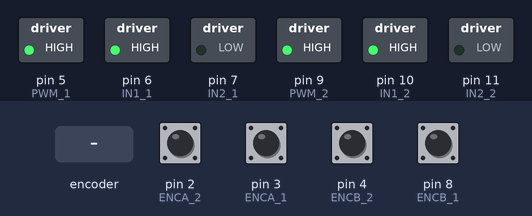
Bench run of a sketch on a simulated Arduino Uno, built with avr-gcc and run on an emulated ATmega328P. On the bench: switched loads named in the sketch (green lamp = pin HIGH). The test bench sets the inputs (shaded band); at power-on: pin 2 (ENCA_2), pin 3 (ENCA_1), pin 4 (ENCB_2), pin 8 (ENCB_1) HIGH. What the sketch prints to the serial monitor is not drawn.

Above: at 1.2 s.
1.3 s: rotary encoder on pin 2 (ENCA_2) / pin 8 (ENCB_1) turned 1 step (first pin leading)
4.5 s: pin 3 (ENCA_1) pulled LOW for 0.15 s
Timing chart, 0 to 7.5 s (numbered marks = the images above; inputs shaded):
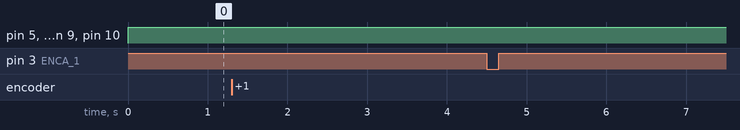

The sketch:

PID_Main.ino
```cpp
#include "PID.h"
#include "Read_Encoder.h"
#include "Set_Motor.h"
#include "Sensor.h"
#include "Calib_Line_Sensor.h"

void setup() {
  Serial.begin(115200);
//-------------------------------------------------

  pinMode(sensorPin1,INPUT_PULLUP);
  pinMode(sensorPin2,INPUT_PULLUP);
  pinMode(sensorPin3,INPUT_PULLUP);
  pinMode(sensorPin4,INPUT_PULLUP);
  pinMode(sensorPin5,INPUT_PULLUP);

  // calibrate during the first five seconds
//  while (millis() < 3000)
//    {
//    a=analogRead(A0);
//    b=analogRead(A2);
//    c=analogRead(A3);
//    d=analogRead(A4);
//    e=analogRead(A5);
//
//    // record the maximum sensor value
//    if (a > sensorMax) {
//      sensorMax = a;
//    }
//    if (b > sensorMax) {
//      sensorMax = b;
//    }
//    if (c > sensorMax) {
//      sensorMax = c;
//    }
//    if (d > sensorMax) {
//      sensorMax = d;
//    }
//    if (e > sensorMax) {
//      sensorMax = e;
//    }
//
//    // record the minimum sensor value
//      if (a < sensorMin) {
//      sensorMin = a;
//      }
//      if (b < sensorMin) {
//      sensorMin = b;
//      }
//      if (c < sensorMin) {
//      sensorMin = c;
//      }
//      if (d < sensorMin) {
//      sensorMin = d;
//      }
//      if (e < sensorMin) {
//      sensorMin = e;
//      }
//    }

//-------------------------------------------------
  pinMode(ENCA_1,INPUT_PULLUP);
  pinMode(ENCB_1,INPUT_PULLUP);
  pinMode(PWM_1,OUTPUT);
  pinMode(IN1_1,OUTPUT);
  pinMode(IN2_1,OUTPUT);
  pinMode(ENCA_2,INPUT_PULLUP);
  pinMode(ENCB_2,INPUT_PULLUP);
  pinMode(PWM_2,OUTPUT);
  pinMode(IN1_2,OUTPUT);
  pinMode(IN2_2,OUTPUT);
  attachInterrupt(digitalPinToInterrupt(ENCA_1),
                  readEncodertrai,FALLING);
  attachInterrupt(digitalPinToInterrupt(ENCA_2),
                  readEncoderphai,FALLING);
}

void loop() {
  //mapsensor();
  //caliblinesensor();

//------------------------------------------------------
  vtt = 100;
  vtp = 100;
  PIDt(vtt);
  PIDp(vtp);

  setMotorA(dirt,pwrt,PWM_1,IN1_1,IN2_1);
  setMotorB(dirp,pwrp,PWM_2,IN1_2,IN2_2);

//------------------------------------------------------


  Serial.print(vtt);
  Serial.print(" - ");
  Serial.print(v1Filt);
  Serial.print(" || ");
  Serial.print(vtp);
  Serial.print(" - ");
  Serial.print(v2Filt);
  Serial.println();
//  Serial.print(a);
//  Serial.print(" || ");
//  Serial.print(b);
//  Serial.print(" || ");
//  Serial.print(c);
//  Serial.print(" || ");
//  Serial.print(e);
//  Serial.print(" || ");
//  Serial.print(d);
//  Serial.println( );

  delay(1);
}
```

Calib_Line_Sensor.h
```cpp
void queophainhe()
{
    vtt = 80;
    vtp = 100;
}

void queotrainhe()
{
    vtt = 100;
    vtp = 80;
}

void chaythangbasespeed()//bam line
{
    vtt = 100;
    vtp = 100;
}

void caliblinesensor(){
  if (c == 1){
    chaythangbasespeed();
  }

  if (b == 1) {
    queophainhe();
  }

  if (d==1){
    queotrainhe();
  }
}

void chaythangfullspeed(){

}
```

PID.h
```cpp
//use in set motor
int dirt,pwrt,dirp,pwrp;

// globals
long prevT = 0;
int posPrev = 0;

long prevP = 0;
int posPrevP = 0;

// Use the "volatile" directive for variables
// used in an interrupt
volatile int pos_i = 0;
volatile float velocity_i = 0;
volatile long prevT_i = 0;

volatile int pos_ip = 0;
volatile float velocity_ip = 0;
volatile long prevT_ip = 0;

float v1Filt = 0;
float v1Prev = 0;
float v2Filt = 0;
float v2Prev = 0;

float eintegral1 = 0,eintegral2 = 0;
float ederivative1 = 0,ederivative2 = 0;
float vtp = 0 ,vtt = 0;
//PID
void PIDt( float vtt)
{
// Compute the control signal u
int pos = 0;

  noInterrupts(); // disable interrupts temporarily while reading
  pos = pos_i;
  interrupts(); // turn interrupts back on
  long currT = micros();
  float deltaT = ((float) (currT-prevT))/1.0e6;
  float velocity1 = (pos - posPrev)/deltaT;
  posPrev = pos;
  prevT = currT;

  // Convert count/s to RPM
  float v1 = velocity1/330.0*60.0;


  // Low-pass filter (25 Hz cutoff)
  //v1Filt = 0.969*v1Filt + 0.0155*v1 + 0.0155*v1Prev;
  v1Filt = 0.854*v1Filt + 0.0728*v1 + 0.0728*v1Prev;

  v1Prev = v1;

  float kp = 8;
  float ki = 40;
  float kd = 0;
  float e1 = vtt-v1Filt;

//  float e = vt-v2;
//  float kd = 0.05;
  float eintegral1 = eintegral1 + e1*deltaT;

  float ederivative1 = ederivative1 - e1*deltaT;

//  float u = kp*e + ki*eintegral + kd*ederivative;
  float u1 = kp*e1 + ki*eintegral1 + kd*ederivative1;

  // Set the motor speed and direction
   dirt = 1;

  if (u1<0)
  {
    dirt = -1;
  }

   pwrt = (int) fabs(u1);

  if(pwrt > 255)
  {
    pwrt = 255;
  }


}
void PIDp( float vtp)
{
// Compute the control signal u
  int posp = 0;
  noInterrupts();
  posp = pos_ip;
  interrupts();
  long currT = micros();
  float deltaT = ((float) (currT-prevP))/1.0e6;
  float velocity2 = (posp - posPrevP)/deltaT;
  posPrevP = posp;
  prevP = currT;
  float v2 = velocity2/330.0*60.0;
  //v2Filt = 0.969*v2Filt + 0.0155*v2 + 0.0155*v2Prev;
  v2Filt = 0.854*v2Filt + 0.0728*v2 + 0.0728*v2Prev;
  v2Prev = v2;

  float kp = 8;
  float ki = 40;
  float kd = 0;
  float e2 = vtp-v2Filt;

  float eintegral2 = eintegral2 + e2*deltaT;

  float ederivative2 = ederivative2 - e2*deltaT;

  float u2 = kp*e2 + ki*eintegral2 + kd*ederivative2;

  // Set the motor speed and direction
   dirp = 1;

  if (u2<0)
  {
    dirp = -1;
  }

   pwrp = (int) fabs(u2);

  if(pwrp > 255)
  {
    pwrp = 255;
  }


}
```

Read_Encoder.h
```cpp
// Pins Motor1
#define ENCA_1 3
#define ENCB_1 8
#define PWM_1 5
#define IN1_1 6
#define IN2_1 7

// Pins Motor2
#define ENCA_2 2
#define ENCB_2 4
#define PWM_2 9
#define IN1_2 10
#define IN2_2 11

void readEncodertrai(){
  // Read encoder B when ENCA_1 rises
  int t = digitalRead(ENCB_1);
  int increment = 0;
  if(t>0){
    // If B is high, increment forward
    increment = 1;
  }
  else{
    // Otherwise, increment backward
    increment = -1;
  }
  pos_i = pos_i + increment;

  // Compute velocity with method 2
//  long currT = micros();
//  float deltaT = ((float) (currT - prevT_i))/1.0e6;
//  velocity_i = increment/deltaT;
//  prevT_i = currT;
}

void readEncoderphai(){
  // Read encoder B when ENCA_1 rises
  int p = digitalRead(ENCB_2);
  int increment = 0;
  if(p>0){
    // If B is high, increment forward
    increment = 1;
  }
  else{
    // Otherwise, increment backward
    increment = -1;
  }
  pos_ip = pos_ip + increment;

//  // Compute velocity with method 2
//  long currT = micros();
//  float deltaT = ((float) (currT - prevT_i))/1.0e6;
//  velocity_i = increment/deltaT;
//  prevT_i = currT;
}
```

Sensor.h
```cpp
// These constants won't change:
const int sensorPin1 = A0;
const int sensorPin2 = A2;
const int sensorPin3 = A3;
const int sensorPin4 = A4;
const int sensorPin5 = A5;

const uint8_t Sensorcount = 5;
uint16_t sensorValues[Sensorcount];

int a,b,c,d,e;

// variables:
int sensorValue = 0;         // the sensor value
int sensorMin = 15;        // minimum sensor value
int sensorMax = 1055;           // maximum sensor value
int den = 40;
int trang = 1010;

void mapsensor(){
  // read the sensor:
  a=analogRead(A0);
  b=analogRead(A2);
  c=analogRead(A3);
  d=analogRead(A4);
  e=analogRead(A5);

//  if (a < den)
//  {
//    a = 1;
//  }
//  if (a > trang)
//  {
//    a=0;
//  }
//  if (b < den)
//  {
//    b = 1;
//  }
//  if (b > trang)
//  {
//    b=0;
//  }
//  if (c < den)
//  {
//    c = 1;
//  }
//  if (c > trang)
//  {
//    c=0;
//  }
//  if (d < den)
//  {
//    d = 1;
//  }
//  if (d > trang)
//  {
//    d=0;
//  }
//  if (e < den)
//  {
//    e = 1;
//  }
//  if (e > trang)
//  {
//    e=0;
//  }

//  // in case the sensor value is outside the range seen during calibration
//  a = constrain(a, sensorMin, sensorMax);
//  b = constrain(b, sensorMin, sensorMax);
//  c = constrain(c, sensorMin, sensorMax);
//  d = constrain(d, sensorMin, sensorMax);
//  e = constrain(e, sensorMin, sensorMax);
//
//  // apply the calibration to the sensor reading
//  a = map(a, sensorMin, sensorMax, 0, 255);
//  b = map(b, sensorMin, sensorMax, 0, 255);
//  c = map(c, sensorMin, sensorMax, 0, 255);
//  d = map(d, sensorMin, sensorMax, 0, 255);
//  e = map(e, sensorMin, sensorMax, 0, 255);
}
```

Set_Motor.h
```cpp
void setMotorA(int dir, int pwmVal, int pwm, int in1, int in2){
  analogWrite(pwm,pwmVal); // Motor speed
  if(dir == 1){
     // Turn one way
    digitalWrite(in1,HIGH);
    digitalWrite(in2,LOW);
  }
  else if(dir == -1){
    // Turn the other way
    digitalWrite(in1,LOW);
    digitalWrite(in2,HIGH);
  }
  else{
    // Or dont turn
    digitalWrite(in1,LOW);
    digitalWrite(in2,LOW);
  }
}

void setMotorB(int dirp, int pwmVal, int pwm, int in1, int in2){
  analogWrite(pwm,pwmVal); // Motor speed
  if(dirp == -1){
     // Turn one way
    digitalWrite(in1,LOW);
    digitalWrite(in2,HIGH);
  }
  else if(dirp == 1){
    // Turn the other way
    digitalWrite(in1,HIGH);
    digitalWrite(in2,LOW);
  }
  else{
    // Or dont turn
    digitalWrite(in1,LOW);
    digitalWrite(in2,LOW);
  }
}
```
